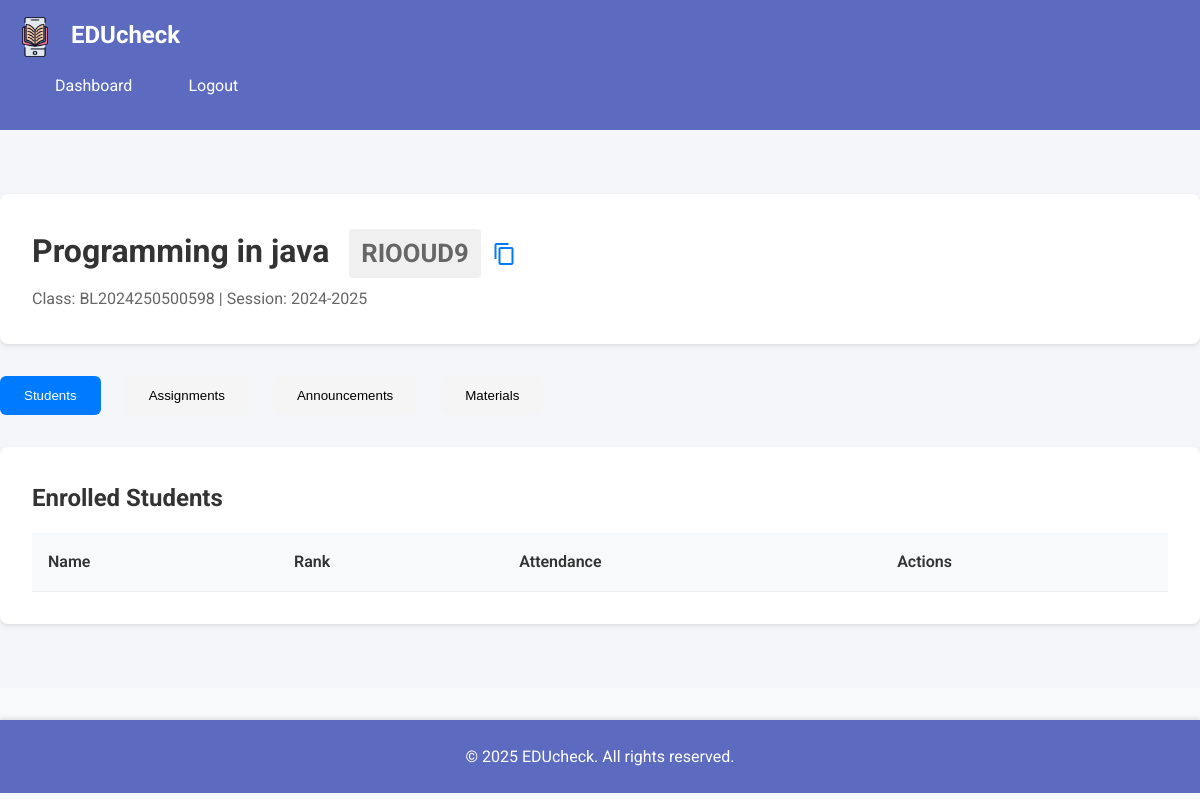
Screenshot of /teacher/course/1 (signed in) with the database file from the repository.
### app/models/course.py (models this page shows, shortened)
class Course(db.Model):
    id = db.Column(db.Integer, primary_key=True)
    name = db.Column(db.String(100), nullable=False)
    class_number = db.Column(db.String(20), nullable=False)
    session = db.Column(db.String(20), nullable=False)
    semester = db.Column(db.String(20), nullable=False)
    class_code = db.Column(db.String(8), unique=True, nullable=False)
    meet_code = db.Column(db.String(50))
    teacher_id = db.Column(db.Integer, db.ForeignKey('users.id'))
    created_at = db.Column(db.DateTime, default=datetime.utcnow)
    teacher = db.relationship('User', foreign_keys=[teacher_id], backref='teaching_courses') # Changed backref from 'courses'

### app/routes/teacher_routes.py (the view)
@bp.route('/course/<int:course_id>')
@login_required
@role_required('teacher')
def course_page(course_id):
    course = Course.query.get_or_404(course_id)
    if course.teacher_id != current_user.id:
        abort(403)
    return render_template('courses/course_page.html', course=course)

### app/__init__.py (called while the page is built)
@login.user_loader
def load_user(id):
    from app.models import User
    return User.query.get(int(id))

### app/templates/courses/course_page.html (shortened to what this page needs)
{% extends "base.html" %}
{% block styles %}
{{ super() }}
<link rel="stylesheet" href="{{ url_for('static', filename='css/course.css') }}">
{% endblock %}
{% block content %}
<div class="course-container">
    <div class="course-header">
        <h1>{{ course.name }} <div class="course-code-container"><span class="course-code">{{ course.class_code }}</span><button class="copy-btn" onclick="copyClassCode()"><i class="material-icons">content_copy</i></button></div></h1>
        <p>Class: {{ course.class_number }} | Session: {{ course.session }}</p>
    </div>
    <div class="course-tabs">
        <button class="tab-button active" onclick="openTab('students')">Students</button>
        <button class="tab-button" onclick="openTab('assignments')">Assignments</button>
        <button class="tab-button" onclick="openTab('announcements')">Announcements</button>
        <button class="tab-button" onclick="openTab('materials')">Materials</button>
    </div>
    <div id="students" class="tab-content active">
        <div class="student-list">
            <h2>Enrolled Students</h2>
            <div class="student-table">
                <table>
                    <thead>
                        <tr>
                            <th>Name</th>
                            <th>Rank</th>
                            <th>Attendance</th>
                            <th>Actions</th>
                        </tr>
                    </thead>
                </table>
            </div>
        </div>
    </div>
</div>
{% endblock %}

### app/static/css/main.css (style rules this page uses)
:root { --primary-color: #4285f4; --secondary-color: #34a853; --background: #f8f9fa; }
body { font-family: 'Roboto', sans-serif; background: var(--background); }
* { margin: 0; padding: 0; box-sizing: border-box; }
body { font-family: 'Roboto', 'Segoe UI', Arial, sans-serif; line-height: 1.6; color: #333; background-color: #f8f9fa; }

### app/static/css/course.css (style rules this page uses)
.course-container { max-width: 1200px; margin: 2rem auto; padding: 0; }
.course-header { background: #fff; padding: 2rem; border-radius: 8px; box-shadow: 0 2px 4px rgba(0,0,0,0.1); margin-bottom: 2rem; }
.course-header h1 { margin: 0; color: #333; font-size: 2rem; }
.course-header p { color: #666; margin: 0.5rem 0 0; }
.course-tabs { display: flex; gap: 1rem; margin-bottom: 2rem; }
.tab-button { padding: 0.75rem 1.5rem; border: none; background: #f5f5f5; border-radius: 6px; cursor: pointer; font-weight: 500; transition: all 0.3s ease; }
.tab-button.active { background: #007bff; color: white; }
.tab-content { display: none; background: #fff; padding: 2rem; border-radius: 8px; box-shadow: 0 2px 4px rgba(0,0,0,0.1); }
.tab-content.active { display: block; }
.student-table { width: 100%; overflow-x: auto; }
table { width: 100%; border-collapse: collapse; margin-top: 1rem; }
th, td { padding: 1rem; text-align: left; border-bottom: 1px solid #eee; }
th { background: #f8f9fa; font-weight: 600; }
button { padding: 0.5rem 1rem; border: none; border-radius: 4px; cursor: pointer; margin-right: 0.5rem; transition: background-color 0.3s ease; }

### app/templates/courses/course_page.html (style rules this page uses)
.course-code-container { display: inline-flex; align-items: center; gap: 8px; }
.course-code { display: inline-block; background-color: #f0f0f0; padding: 4px 12px; border-radius: 4px; margin-left: 12px; font-size: 0.8em; color: #666; }
.copy-btn { background: transparent; color: #007bff; border: none; padding: 4px; border-radius: 4px; cursor: pointer; font-size: 1.2em; position: relative; display: inline-flex; align-items: center; }
.copy-btn::after { content: 'Copy Code'; position: absolute; background: rgba(0,0,0,0.8); color: white; padding: 4px 8px; border-radius: 4px; font-size: 0.7em; left: 50%; transform: translateX(-50%); top: -25px; opacity: 0; transition: opacity 0.2s; pointer-events: none; white-space: nowrap; }

### rows the page displays
Course: name "Programming in java", class_code "RIOOUD9", class_number "BL2024250500598", session "2024-2025"
